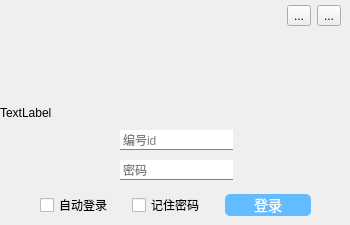
<?xml version="1.0" encoding="UTF-8"?>
<ui version="4.0">
 <class>Widget</class>
 <widget class="QWidget" name="Widget">
  <property name="geometry">
   <rect>
    <x>0</x>
    <y>0</y>
    <width>350</width>
    <height>225</height>
   </rect>
  </property>
  <property name="windowTitle">
   <string>Widget</string>
  </property>
  <widget class="QLabel" name="label">
   <property name="geometry">
    <rect>
     <x>3</x>
     <y>2</y>
     <width>346</width>
     <height>80</height>
    </rect>
   </property>
   <property name="text">
    <string/>
   </property>
   <property name="pixmap">
    <pixmap resource="allResource.qrc">:/login/lib/bg1.jpg</pixmap>
   </property>
   <property name="scaledContents">
    <bool>true</bool>
   </property>
  </widget>
  <widget class="QLabel" name="label_2">
   <property name="geometry">
    <rect>
     <x>3</x>
     <y>81</y>
     <width>346</width>
     <height>140</height>
    </rect>
   </property>
   <property name="text">
    <string/>
   </property>
   <property name="pixmap">
    <pixmap resource="allResource.qrc">:/login/lib/bg3.jpg</pixmap>
   </property>
   <property name="scaledContents">
    <bool>true</bool>
   </property>
  </widget>
  <widget class="QLabel" name="label_4">
   <property name="geometry">
    <rect>
     <x>130</x>
     <y>50</y>
     <width>91</width>
     <height>61</height>
    </rect>
   </property>
   <property name="styleSheet">
    <string notr="true"/>
   </property>
   <property name="text">
    <string/>
   </property>
   <property name="pixmap">
    <pixmap resource="allResource.qrc">:/login/lib/head3.png</pixmap>
   </property>
   <property name="scaledContents">
    <bool>true</bool>
   </property>
  </widget>
  <widget class="QLineEdit" name="uName">
   <property name="geometry">
    <rect>
     <x>120</x>
     <y>130</y>
     <width>113</width>
     <height>20</height>
    </rect>
   </property>
   <property name="styleSheet">
    <string notr="true">border-style:solid;
border-width:1px;
border-top-color: rgba(255, 255, 255, 0);
border-right-color: rgba(255, 255, 255, 0);
border-left-color: rgba(255, 255, 255, 0);
border-bottom-color: rgb(129, 129, 129);
</string>
   </property>
   <property name="placeholderText">
    <string>编号id</string>
   </property>
  </widget>
  <widget class="QLineEdit" name="lineEdit_2">
   <property name="geometry">
    <rect>
     <x>120</x>
     <y>160</y>
     <width>113</width>
     <height>20</height>
    </rect>
   </property>
   <property name="styleSheet">
    <string notr="true">border-style:solid;
border-width:1px;
border-top-color: rgba(255, 255, 255, 0);
border-right-color: rgba(255, 255, 255, 0);
border-left-color: rgba(255, 255, 255, 0);
border-bottom-color: rgb(129, 129, 129);
</string>
   </property>
   <property name="echoMode">
    <enum>QLineEdit::Password</enum>
   </property>
   <property name="placeholderText">
    <string>密码</string>
   </property>
  </widget>
  <widget class="QWidget" name="horizontalLayoutWidget_2">
   <property name="geometry">
    <rect>
     <x>40</x>
     <y>190</y>
     <width>271</width>
     <height>31</height>
    </rect>
   </property>
   <layout class="QHBoxLayout" name="horizontalLayout_3">
    <item>
     <widget class="QCheckBox" name="checkBox_2">
      <property name="text">
       <string>自动登录</string>
      </property>
     </widget>
    </item>
    <item>
     <widget class="QCheckBox" name="checkBox">
      <property name="text">
       <string>记住密码</string>
      </property>
     </widget>
    </item>
    <item>
     <widget class="QPushButton" name="pushButton">
      <property name="styleSheet">
       <string notr="true">#pushButton{
background-color: rgb(99, 188, 255);
color: rgb(255, 255, 255);
border-radius: 5px;
font-size:14px;
}
#pushButton:hover{
background-color: rgb(99, 170, 255);
color: rgb(255, 255, 255);
border-radius: 5px;

}
#pushButton:pressed{
background-color: rgb(99, 188, 255);
color: rgb(255, 255, 255);
border-radius: 5px;
padding-left:2px;
padding-top:2px;
}
</string>
      </property>
      <property name="text">
       <string>登录</string>
      </property>
     </widget>
    </item>
   </layout>
  </widget>
  <widget class="QWidget" name="horizontalLayoutWidget">
   <property name="geometry">
    <rect>
     <x>10</x>
     <y>0</y>
     <width>331</width>
     <height>31</height>
    </rect>
   </property>
   <layout class="QHBoxLayout" name="horizontalLayout">
    <item>
     <spacer name="horizontalSpacer">
      <property name="orientation">
       <enum>Qt::Horizontal</enum>
      </property>
      <property name="sizeHint" stdset="0">
       <size>
        <width>40</width>
        <height>20</height>
       </size>
      </property>
     </spacer>
    </item>
    <item>
     <widget class="QToolButton" name="toolButton_2">
      <property name="text">
       <string>...</string>
      </property>
      <property name="icon">
       <iconset resource="allResource.qrc">
        <normaloff>:/login/lib/hide.png</normaloff>:/login/lib/hide.png</iconset>
      </property>
     </widget>
    </item>
    <item>
     <widget class="QToolButton" name="toolButton">
      <property name="text">
       <string>...</string>
      </property>
      <property name="icon">
       <iconset resource="allResource.qrc">
        <normaloff>:/login/lib/close.png</normaloff>:/login/lib/close.png</iconset>
      </property>
     </widget>
    </item>
   </layout>
  </widget>
  <widget class="QLabel" name="label_3">
   <property name="geometry">
    <rect>
     <x>0</x>
     <y>0</y>
     <width>350</width>
     <height>225</height>
    </rect>
   </property>
   <property name="text">
    <string/>
   </property>
   <property name="pixmap">
    <pixmap resource="allResource.qrc">:/login/lib/WhiteBackground.png</pixmap>
   </property>
   <property name="scaledContents">
    <bool>true</bool>
   </property>
  </widget>
  <widget class="QLabel" name="label_5">
   <property name="geometry">
    <rect>
     <x>0</x>
     <y>0</y>
     <width>350</width>
     <height>225</height>
    </rect>
   </property>
   <property name="text">
    <string>TextLabel</string>
   </property>
  </widget>
  <zorder>label_3</zorder>
  <zorder>label</zorder>
  <zorder>label_2</zorder>
  <zorder>label_4</zorder>
  <zorder>uName</zorder>
  <zorder>lineEdit_2</zorder>
  <zorder>horizontalLayoutWidget_2</zorder>
  <zorder>horizontalLayoutWidget</zorder>
  <zorder>label_5</zorder>
 </widget>
 <resources>
  <include location="allResource.qrc"/>
 </resources>
 <connections/>
</ui>
